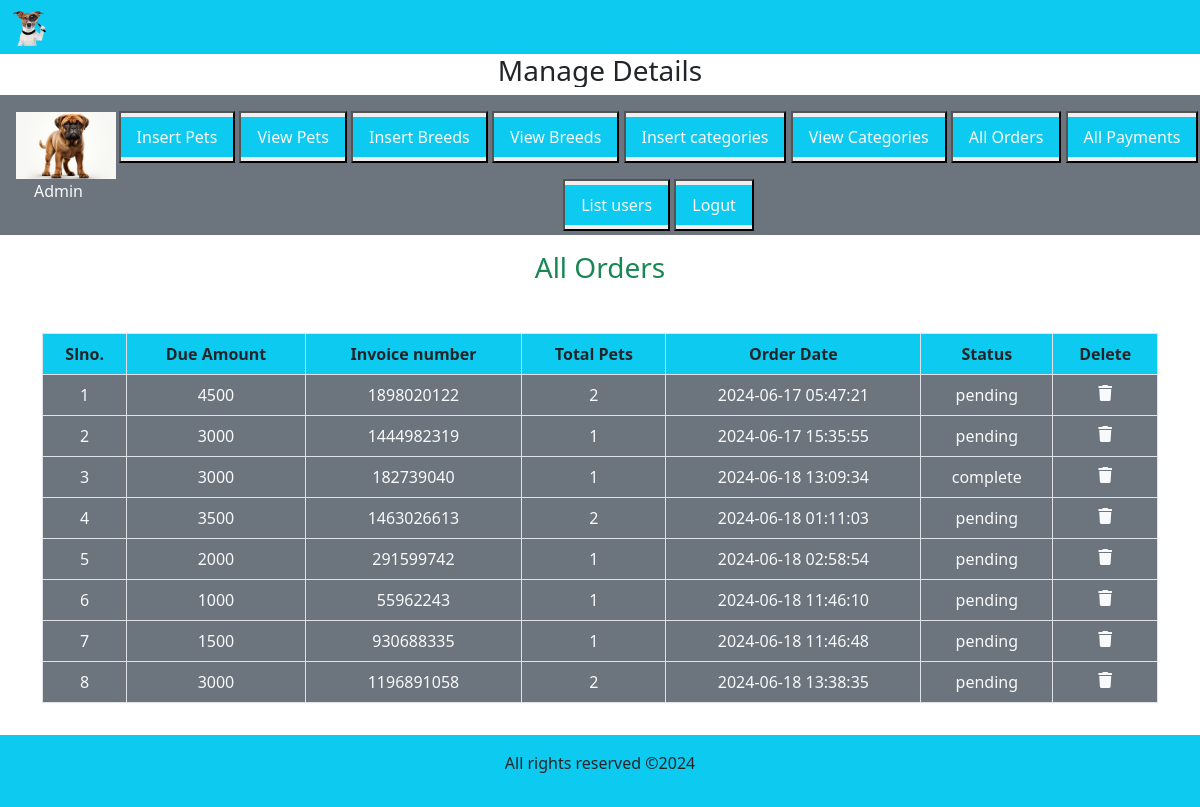
Before: /admin_area/index.php?list_orders with the older database file.
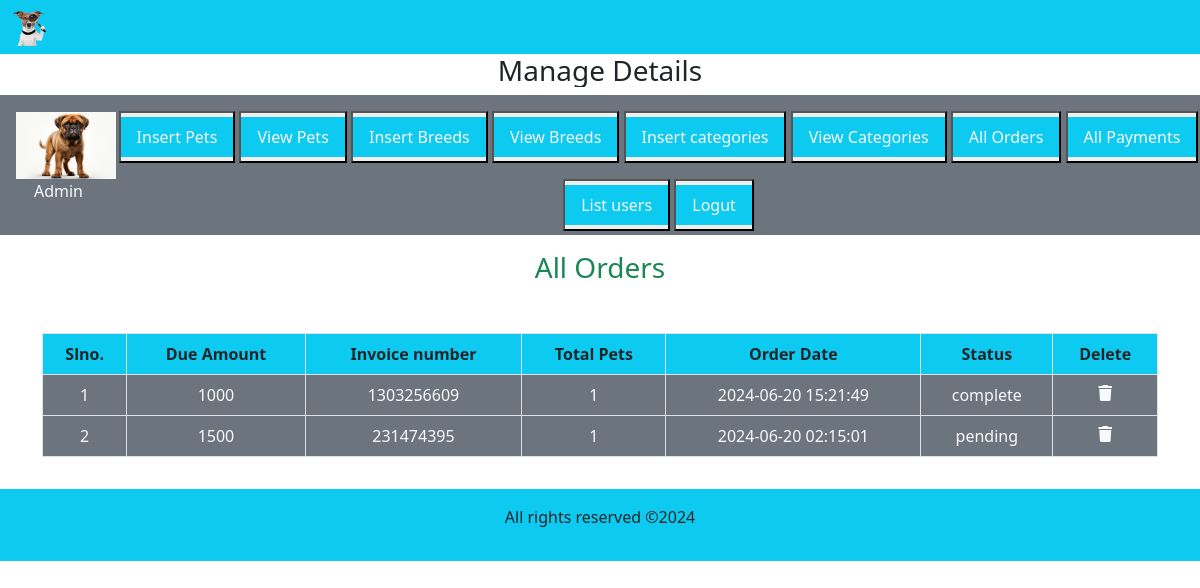
After: the same page with the newer database file.
### tables this page shows
CREATE TABLE `user_orders` (
  `order_id` int(11) NOT NULL,
  `user_id` int(11) NOT NULL,
  `amount_due` int(255) NOT NULL,
  `invoice_number` int(255) NOT NULL,
  `total_pets` int(255) NOT NULL,
  `order_date` timestamp NOT NULL DEFAULT current_timestamp() ON UPDATE current_timestamp(),
  `order_status` varchar(255) NOT NULL
);

### admin_area/list_orders.php (the view, shortened to what this page needs)
<h3 class="text-center text-success">All Orders</h3>
<table class="table table-bordered mt-5">
    <thead class="bg-info">
<?php
$get_orders="select * from `user_orders`";
$result=mysqli_query($con,$get_orders);
$row_count=mysqli_num_rows($result);
echo"    <tr class=text-center>
            <th>Slno.</th>
            <th>Due Amount</th>
            <th>Invoice number</th>
            <th>Total Pets</th>
            <th>Order Date</th>
            <th>Status</th>
            <th>Delete</th>
            </tr>
            </thead>
            <tbody class='bg-secondary text-light'>";
if($row_count==0){
    echo "<h2 class='bg-danger text-center mt-5'>No Orders Yet</h2>";
}else{
    $number=0;
    while($row_data=mysqli_fetch_assoc($result)){
        $amount_due=$row_data['amount_due'];
        $invoive_number=$row_data['invoice_number'];
        $total_pets=$row_data['total_pets'];
        $order_date=$row_data['order_date'];
        $order_status=$row_data['order_status'];
        $number++;
        echo" <tr class=text-center>
            <td>$number</td>
            <td>$amount_due</td>
            <td>$invoive_number</td>
            <td>$total_pets</td>
            <td>$order_date</td>
            <td>$order_status</td>
            <td><a href='' class='text-light'> <i class='fa-solid fa-trash'></i></a></td>
        </tr>";
    }
}
?>
    </tbody>
</table>

Changed rows visible on the page:
removed user_orders: amount_due "4500", invoice_number "1898020122", total_pets "2", order_date "2024-06-17 05:47:21", order_status "pending"
removed user_orders: amount_due "3000", invoice_number "182739040", total_pets "1", order_date "2024-06-18 13:09:34", order_status "complete"
removed user_orders: amount_due "3500", invoice_number "1463026613", total_pets "2", order_date "2024-06-18 01:11:03", order_status "pending"
removed user_orders: amount_due "2000", invoice_number "291599742", total_pets "1", order_date "2024-06-18 02:58:54", order_status "pending"
removed user_orders: amount_due "1000", invoice_number "55962243", total_pets "1", order_date "2024-06-18 11:46:10", order_status "pending"
removed user_orders: amount_due "1500", invoice_number "930688335", total_pets "1", order_date "2024-06-18 11:46:48", order_status "pending"
removed user_orders: amount_due "3000", invoice_number "1196891058", total_pets "2", order_date "2024-06-18 13:38:35", order_status "pending"
added user_orders: amount_due "1000", invoice_number "1303256609", total_pets "1", order_date "2024-06-20 15:21:49", order_status "complete"
changed user_orders "pending": amount_due "3000" → "1500"; invoice_number "1444982319" → "231474395"; order_date "2024-06-17 15:35:55" → "2024-06-20 02:15:01"
